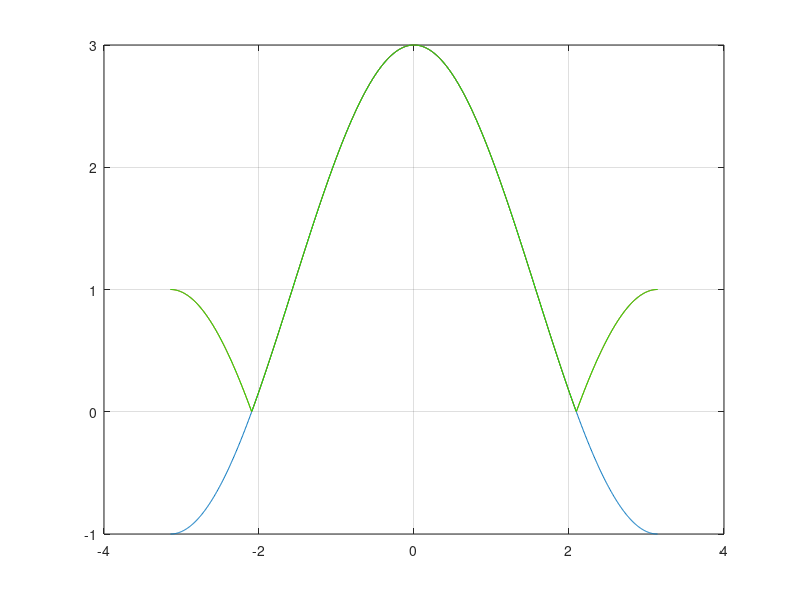
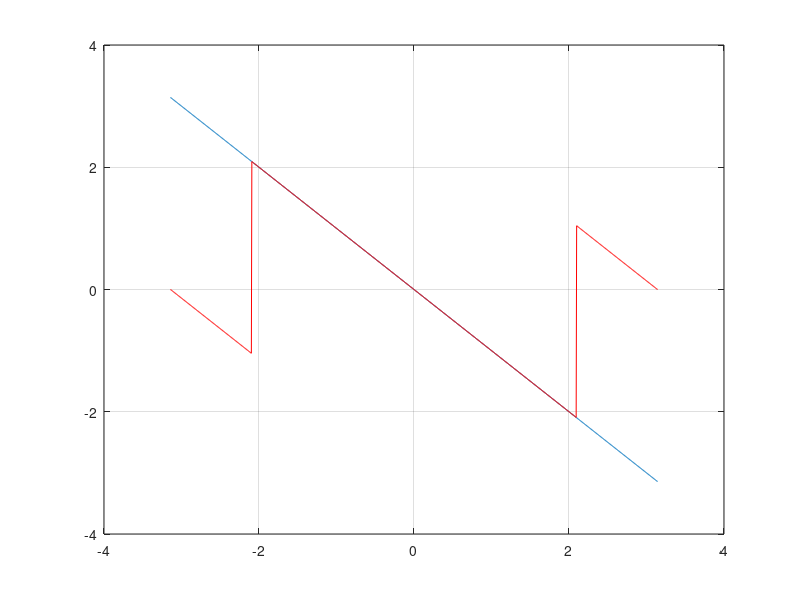

Recreate these plots in MATLAB, in order.
close all;clear all;clc;
w=-pi:2*pi/1000:pi;
hr=1+2*cos(w);
af=-w;

num=[1 1 1];
den=[1 0 0];
hh=freqz(num,den,w);
figure
hr2=(1+2*cos(w)).*exp(-j*w);
plot(w,hr)
hold on
plot(w,abs(hr2),'r')
hold on
plot(w,abs(hh),'g')
grid on

figure
grid on
plot(w,af)
hold on
plot(w,angle(hr2),'r')
grid on

